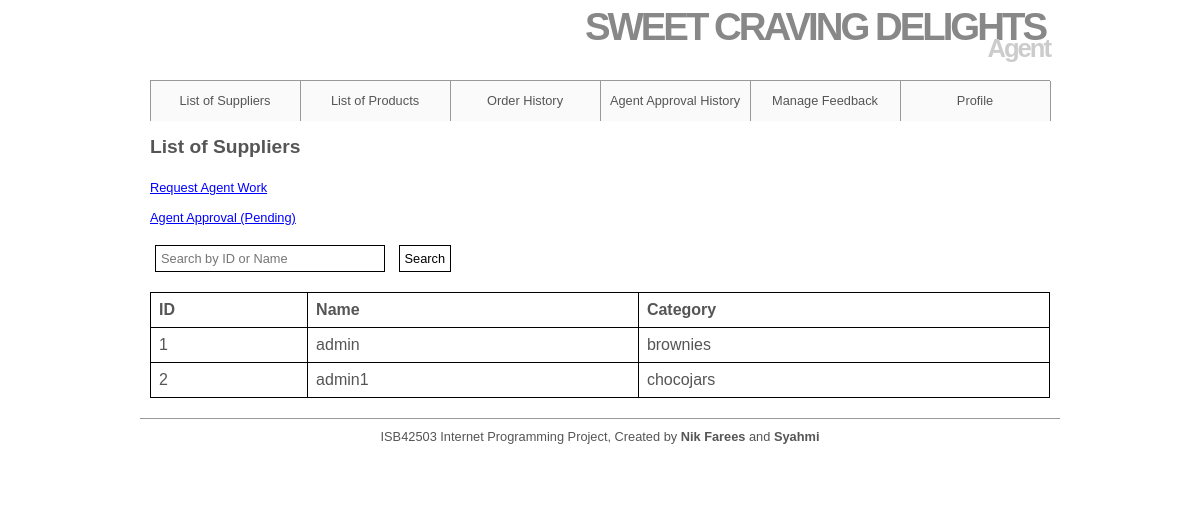
The app's page /Agent/listOfSuppliers.php (signed in) with its own data.
### tables this page shows
CREATE TABLE `suppliers` (
  `supplier_id` mediumint(8) UNSIGNED NOT NULL,
  `supplierName` varchar(50) NOT NULL,
  `supplierEmail` varchar(40) NOT NULL,
  `supplierCategory` varchar(40) NOT NULL,
  `supplierPassword` char(40) NOT NULL
);

### Agent/listOfSuppliers.php (the view, shortened to what this page needs)
<html>
<head>
</head>
<body>
    <?php
    global $dbc;
    $searchQuery = "";
    $searchCondition = "";
    $query = "SELECT supplier_id, supplierName, supplierCategory FROM suppliers" .
        $searchCondition;
    $result = @mysqli_query($dbc, $query);
    $num = @mysqli_num_rows($result);
    echo '<br><h2>List of Suppliers <br /><br /></h2>';
    if ($num > 0) {
        echo '<p> <a href="reqAgentWork.php" style="color: blue; text-decoration:
underline;">Request Agent Work</a></p>
 <br/><p> <a href="agentApprovalPending.php" style="color: blue; text-decoration:
underline;">Agent Approval (Pending)</a></p><br />
 <form method="GET" action="listOfSuppliers.php">
 <input type="text" name="search" placeholder="Search by ID or Name" value="' .
            $searchQuery . '" style="width: 230px;">
 <input type="submit" value="Search">
 </form> <br/>
 <table border="1" width="100%">
 <tr>
 <td> <b>ID</b> </td>
 <td> <b>Name</b> </td>
 <td> <b>Category</b> </td>
 </tr>';
        while ($row = @mysqli_fetch_array($result, MYSQLI_ASSOC)) {
            echo '<tr>'
                . '<td>' . $row['supplier_id'] . '</td>'
                . '<td>' . $row['supplierName'] . '</td>'
                . '<td>' . $row['supplierCategory'] . '</td>';
            echo '</tr>';
        }
        echo '</table>';
    } else {
        echo '<p class="error">Registered supplier not found.</p>';
    }
    ?>
</body>
</html>

### includes/styleAgent.css (style rules this page uses)
* { border: 0; margin: 0; padding: 0; }
a { color: #777; text-decoration: none; }
body { background: #ffffff; color: #555; font: 0.8em Arial, Helvetica, "bitstream vera sans", sans-serif; }
#header { border-bottom: 1px solid #999; height: 80px; margin: 0 auto; width: 900px; }
#header h1 { color: #888; font-size: 300%; letter-spacing: -3px; text-align: right; padding: 5px; margin-bottom: -20px; }
#header h2 { color: #CCC; font-size: 200%; letter-spacing: -2px; text-align: right; }
#navigation { background: #fafafa; border-right: 1px solid #999; margin: 0 auto; width: 900px; height: 40px; list-style: none; }
#navigation li { border-left: 1px solid #999; float: left; width: 149px; list-style: none; }
#navigation a { color: #555; display: block; line-height: 40px; text-align: center; }
#content { height: auto; margin: 0 auto; padding: 0 0 20px; width: 900px; }
table { border-collapse: collapse; width: 100%; }
th, td { border: 1px solid #000; padding: 8px; text-align: left; }
#footer { border-top: 1px solid #999; height: 50px; margin: 0 auto; padding: 10px; text-align: center; width: 900px; }
input, select, .input { padding: 5px; margin: 5px; font-size: 1em; background: #FFFFFF; border: 1px solid #000; }

### records on screen
suppliers: supplier_id "1", supplierName "admin", supplierCategory "brownies"
suppliers: supplier_id "2", supplierName "admin1", supplierCategory "chocojars"
